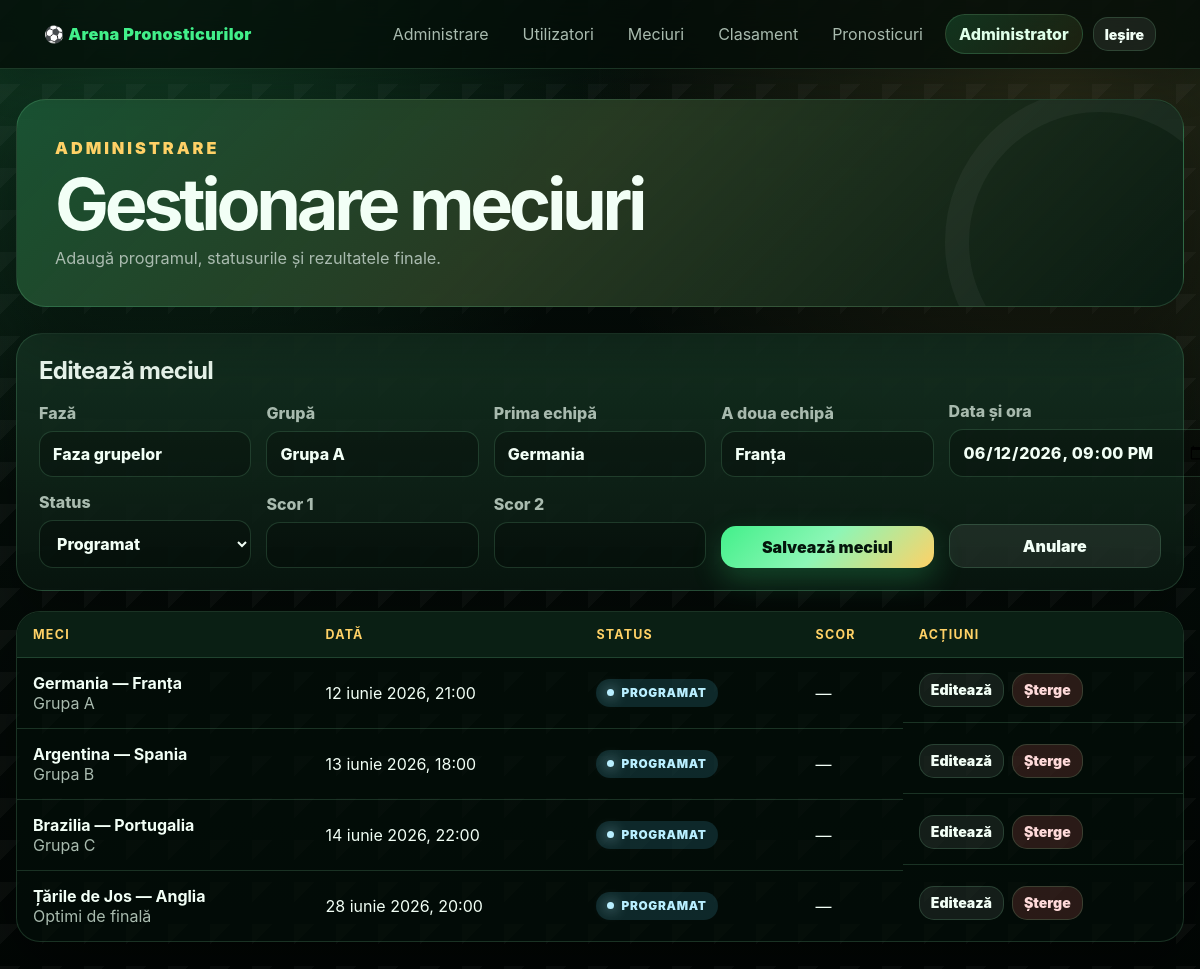
Page /admin/matches.php?edit=1 (signed in) on the committed database.
### tables this page shows
CREATE TABLE IF NOT EXISTS users (
    id INT UNSIGNED AUTO_INCREMENT PRIMARY KEY,
    login VARCHAR(80) NOT NULL UNIQUE,
    password_hash VARCHAR(255) NOT NULL,
    role ENUM('admin', 'user') NOT NULL DEFAULT 'user',
    display_name VARCHAR(120) NOT NULL,
    created_at TIMESTAMP NOT NULL DEFAULT CURRENT_TIMESTAMP,
    updated_at TIMESTAMP NOT NULL DEFAULT CURRENT_TIMESTAMP ON UPDATE CURRENT_TIMESTAMP
);

CREATE TABLE IF NOT EXISTS matches (
    id INT UNSIGNED AUTO_INCREMENT PRIMARY KEY,
    tournament_stage VARCHAR(120) NOT NULL,
    group_name VARCHAR(80) NULL,
    team_home VARCHAR(120) NOT NULL,
    team_away VARCHAR(120) NOT NULL,
    match_datetime DATETIME NOT NULL,
    home_score TINYINT UNSIGNED NULL,
    away_score TINYINT UNSIGNED NULL,
    status ENUM('scheduled', 'live', 'finished') NOT NULL DEFAULT 'scheduled',
    created_at TIMESTAMP NOT NULL DEFAULT CURRENT_TIMESTAMP,
    updated_at TIMESTAMP NOT NULL DEFAULT CURRENT_TIMESTAMP ON UPDATE CURRENT_TIMESTAMP,
    INDEX idx_matches_datetime (match_datetime),
    INDEX idx_matches_status (status)
);

### db.php (called while the page is built, shortened)
<?php
function getDb(): PDO
{
    static $pdo = null;
    if ($pdo === null) {
        $dsn = 'mysql:host=' . DB_HOST . ';dbname=' . DB_NAME . ';charset=utf8mb4';
        $pdo = new PDO($dsn, DB_USER, DB_PASS, [
            PDO::ATTR_ERRMODE => PDO::ERRMODE_EXCEPTION,
            PDO::ATTR_DEFAULT_FETCH_MODE => PDO::FETCH_ASSOC,
            PDO::ATTR_EMULATE_PREPARES => false,
        ]);
    }
    return $pdo;
}

### includes/auth.php (called while the page is built, shortened)
<?php
require_once __DIR__ . '/../db.php';
require_once __DIR__ . '/helpers.php';
function currentUser(): ?array
{
    $stmt = getDb()->prepare('SELECT id, login, role, display_name FROM users WHERE id = ?');
    $stmt->execute([$_SESSION['user_id']]);
    $user = $stmt->fetch();
    return $user ?: null;
}
function isAdmin(?array $user): bool
{
    return $user && $user['role'] === 'admin';
}

### admin/matches.php (the view, shortened to what this page needs)
<?php
require_once __DIR__ . '/../includes/auth.php';
$pdo = getDb();
$edit = null;
if (!empty($_GET['edit'])) {
    $stmt = $pdo->prepare('SELECT * FROM matches WHERE id = ?');
    $stmt->execute([(int) $_GET['edit']]);
    $edit = $stmt->fetch();
}
$matches = $pdo->query('SELECT * FROM matches ORDER BY match_datetime ASC, id ASC')->fetchAll();
require __DIR__ . '/../includes/header.php';
?>
<section class="hero"><div><p class="eyebrow">Administrare</p><h1>Gestionare meciuri</h1><p>Adaugă programul, statusurile și rezultatele finale.</p></div></section>
<section class="panel">
    <h2><?= $edit ? 'Editează meciul' : 'Adaugă meci' ?></h2>
    <form method="post" class="admin-form grid-form">
        <label>Fază<input type="text" name="tournament_stage" required value="<?= e($edit['tournament_stage'] ?? 'Faza grupelor') ?>"></label>
        <label>Grupă<input type="text" name="group_name" value="<?= e($edit['group_name'] ?? '') ?>"></label>
        <label>Prima echipă<input type="text" name="team_home" required value="<?= e($edit['team_home'] ?? '') ?>"></label>
        <label>A doua echipă<input type="text" name="team_away" required value="<?= e($edit['team_away'] ?? '') ?>"></label>
        <label>Data și ora<input type="datetime-local" name="match_datetime" required value="<?= $edit ? e((new DateTime($edit['match_datetime']))->format('Y-m-d\TH:i')) : '' ?>"></label>
        <label>Status<select name="status">
            <?php $statusLabels = ['scheduled' => 'Programat', 'live' => 'În direct', 'finished' => 'Finalizat']; ?>
            <?php foreach ($statusLabels as $status => $label): ?><option value="<?= e($status) ?>" <?= ($edit['status'] ?? 'scheduled') === $status ? 'selected' : '' ?>><?= e($label) ?></option><?php endforeach; ?>
        </select></label>
        <label>Scor 1<input type="number" name="home_score" min="0" max="20" value="<?= e((string) ($edit['home_score'] ?? '')) ?>"></label>
        <label>Scor 2<input type="number" name="away_score" min="0" max="20" value="<?= e((string) ($edit['away_score'] ?? '')) ?>"></label>
        <button class="btn btn-primary" type="submit">Salvează meciul</button>
        <?php if ($edit): ?><a class="btn" href="matches.php">Anulare</a><?php endif; ?>
    </form>
</section>
<div class="table-wrap"><table class="data-table"><thead><tr><th>Meci</th><th>Dată</th><th>Status</th><th>Scor</th><th>Acțiuni</th></tr></thead><tbody>
<?php foreach ($matches as $match): ?><tr>
    <td><strong><?= e($match['team_home']) ?> — <?= e($match['team_away']) ?></strong><br><span class="muted"><?= e($match['group_name'] ?: $match['tournament_stage']) ?></span></td>
    <td><?= e(formatMatchDate($match['match_datetime'])) ?></td><td><?= statusBadge($match['status']) ?></td>
    <td><?= $match['home_score'] !== null ? (int) $match['home_score'] . ':' . (int) $match['away_score'] : '—' ?></td>
    <td class="actions"><a class="btn btn-small" href="?edit=<?= (int) $match['id'] ?>">Editează</a><form method="post" onsubmit="return confirm('Ștergi meciul?')"><button class="btn btn-small btn-danger" type="submit">Șterge</button></form></td>
</tr><?php endforeach; ?>
</tbody></table></div>
<?php require __DIR__ . '/../includes/footer.php'; ?>

### includes/header.php (shortened to what this page needs)
<?php
require_once __DIR__ . '/auth.php';
$user = currentUser();
$isAdminPage = str_contains($_SERVER['SCRIPT_NAME'] ?? '', '/admin/');
$basePrefix = $isAdminPage ? '../' : '';
?>
<!doctype html>
<html lang="ro">
<head>
    <link rel="stylesheet" href="<?= $basePrefix ?>assets/css/style.css">
</head>
<body>
<header class="topbar">
    <a class="brand" href="<?= $basePrefix ?>index.php">⚽ Arena Pronosticurilor</a>
    <nav class="nav">
        <?php if ($user): ?>
            <?php if (isAdmin($user)): ?>
                <a href="<?= $basePrefix ?>admin/dashboard.php">Administrare</a>
                <a href="<?= $basePrefix ?>admin/users.php">Utilizatori</a>
                <a href="<?= $basePrefix ?>admin/matches.php">Meciuri</a>
            <?php endif; ?>
            <a href="<?= $basePrefix ?>leaderboard.php">Clasament</a>
            <a href="<?= $basePrefix ?>predictions_matrix.php">Pronosticuri</a>
            <span class="user-chip"><?= e($user['display_name']) ?></span>
            <a class="btn btn-small" href="<?= $basePrefix ?>logout.php">Ieșire</a>
        <?php endif; ?>
    </nav>
</header>
<main class="container">

### includes/helpers.php (shortened to what this page needs)
<?php
function e(?string $value): string
{
    return htmlspecialchars((string) $value, ENT_QUOTES, 'UTF-8');
}
function formatMatchDate(string $dateTime): string
{
    $date = new DateTime($dateTime, new DateTimeZone(APP_TIMEZONE));
    $months = [
        1 => 'ianuarie', 2 => 'februarie', 3 => 'martie', 4 => 'aprilie',
        5 => 'mai', 6 => 'iunie', 7 => 'iulie', 8 => 'august',
        9 => 'septembrie', 10 => 'octombrie', 11 => 'noiembrie', 12 => 'decembrie',
    ];
    return $date->format('j') . ' ' . $months[(int) $date->format('n')] . ' ' . $date->format('Y, H:i');
}
function statusBadge(string $status): string
{
    $labels = [
        'scheduled' => 'Programat',
        'live' => 'În direct',
        'finished' => 'Finalizat',
    ];
    $label = $labels[$status] ?? ucfirst($status);
    return '<span class="badge badge-' . e($status) . '">' . e($label) . '</span>';
}

### rows in the picture
users: display_name "Administrator"
matches: tournament_stage "Faza grupelor", group_name "Grupa A", team_home "Germania", team_away "Franța", match_datetime "06/12/2026 21:00", status "Programat", match_datetime "12 iunie 2026, 21:00", status "PROGRAMAT"
matches: team_home "Argentina", team_away "Spania", group_name "Grupa B", match_datetime "13 iunie 2026, 18:00", status "PROGRAMAT"
matches: team_home "Brazilia", team_away "Portugalia", group_name "Grupa C", match_datetime "14 iunie 2026, 22:00", status "PROGRAMAT"
matches: team_home "Țările de Jos", team_away "Anglia", tournament_stage "Optimi de finală", match_datetime "28 iunie 2026, 20:00", status "PROGRAMAT"
